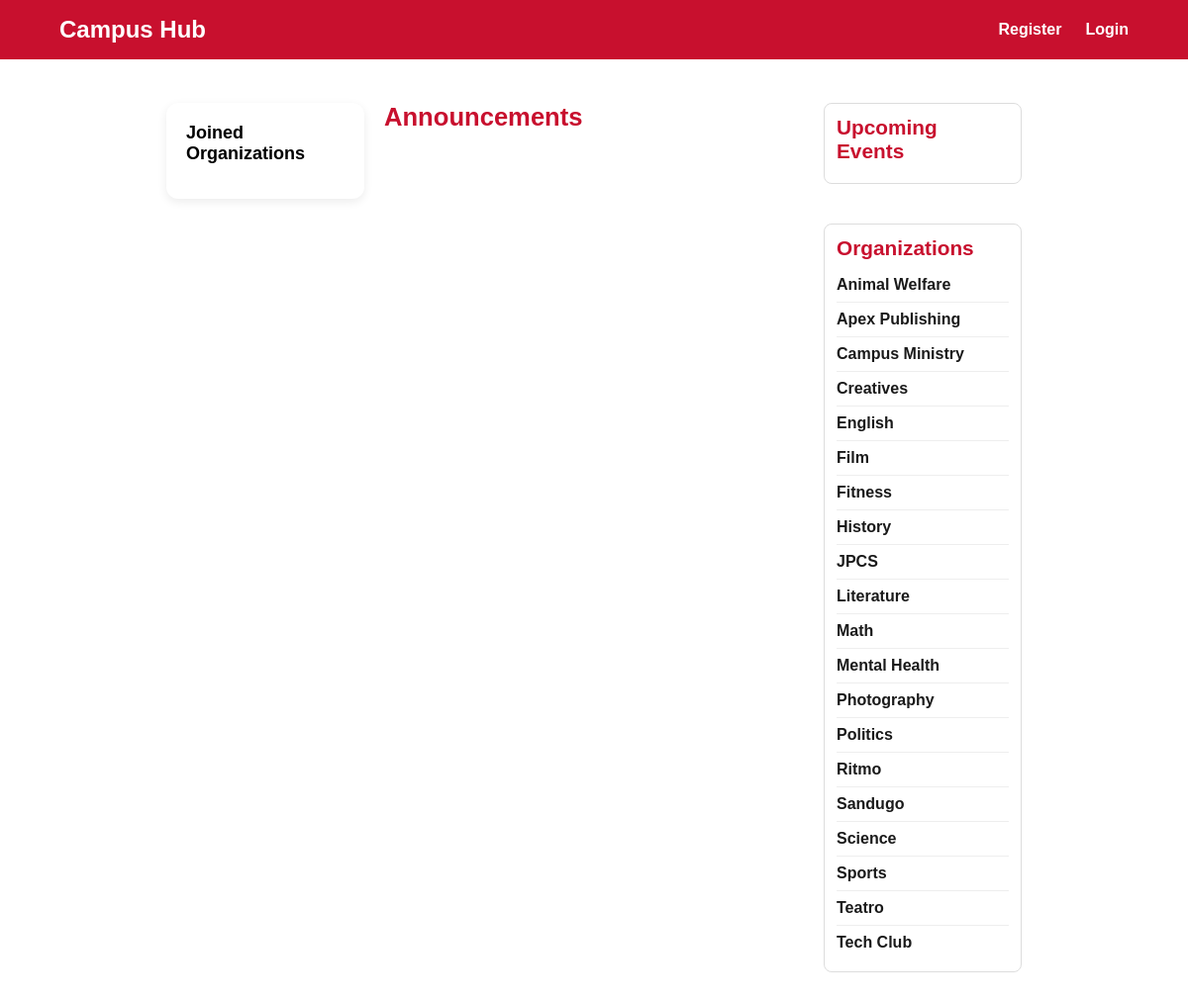
The page / on the database its author committed.
### app/models.py (models this page shows, shortened)
class Organization(db.Model):
    __tablename__ = 'organizations'
    OrgID = db.Column(db.Integer, primary_key=True)
    OrgName = db.Column(db.String(120), nullable=False, unique=True)
    Description = db.Column(db.Text)
    created_at = db.Column(db.DateTime, default=datetime.utcnow)
    updated_at = db.Column(db.DateTime, default=datetime.utcnow, onupdate=datetime.utcnow)
    memberships = db.relationship('Membership', back_populates='organization', cascade='all, delete-orphan')
    announcements = db.relationship('Announcement', back_populates='organization', cascade='all, delete-orphan')
    events = db.relationship('Event', back_populates='organization', cascade='all, delete-orphan')

### app/routes/web_routes.py (the view)
@web_bp.route('/')
def home():
    try:
        orgs = OrgService.search_orgs()
        return render_template('home.html', orgs=orgs)
    except AppError as e:
        return render_template('home.html', error=e.message)

### app/services/org_service.py (called while the page is built)
    @staticmethod
    def search_orgs():
        try:
            return Organization.query.order_by(Organization.OrgName).all()
        except SQLAlchemyError as e:
            raise AppError(f"Database error fetching organizations: {str(e)}", code="DB_ERROR", http_status=500)

### app/templates/home.html (shortened to what this page needs)
{% extends 'base.html' %}
{% block content %}
<div class="home-layout">
    <aside class="left-sidebar">
        <h3>Joined Organizations</h3>
    </aside>
<main class="feed">
    <h2 class="section-title">Announcements</h2>
</main>
    <aside class="sidebar">
        <div class="sidebar-box">
            <h3 class="sidebar-title">Upcoming Events</h3>
        </div>
        <div class="sidebar-box" style="margin-top: 20px;">
            <h3 class="sidebar-title">Organizations</h3>
            {% for org in orgs %}
            <div class="event-item">
                <a class="event-link" href="{{ url_for('web.org_detail', org_id=org.OrgID) }}">
                    {{ org.OrgName }}
                </a>
            </div>
            {% endfor %}
        </div>
    </aside>
</div>
{% endblock %}

### app/templates/base.html (shortened to what this page needs)
<!DOCTYPE html>
<html lang="en">
<head>
    <link rel="stylesheet" href="{{ url_for('static', filename='styles.css') }}">
</head>
<body id="pageBody">
<nav class="navbar">
    <div class="nav-left">
        <a href="{{ url_for('web.home') }}" class="brand">Campus Hub</a>
    </div>
    <div class="nav-right">
        {% if session.get('user_id') %}
            <a href="{{ url_for('web.create_org') }}" class="nav-link">Create Organization</a>
            <a href="{{ url_for('web.logout') }}" class="nav-link">Logout</a>
        {% else %}
            <a href="{{ url_for('web.register') }}" class="nav-link">Register</a>
            <a href="{{ url_for('web.login') }}" class="nav-link">Login</a>
        {% endif %}
    </div>
</nav>
<div class="main-content">
    {% block content %}{% endblock %}
</div>
</body>
</html>

### app/static/styles.css (style rules this page uses)
* { margin: 0; padding: 0; box-sizing: border-box; }
html, body { overflow-x: hidden; width: 100%; font-family: Arial, sans-serif; font-size: 1rem; }
:root { --primary-color: #c8102e; --secondary-color: #ffffff; --bg-color: #ffffff; --text-color: #000000; }
body { background-color: var(--bg-color); color: var(--text-color); transition: background 0.3s, color 0.3s; }
.navbar { width: 100%; background-color: var(--primary-color); padding: 2vh 5vw; display: flex; justify-content: space-between; align-items: center; }
.nav-left, .nav-right { display: flex; align-items: center; gap: 2vw; }
.brand { font-size: 1.5rem; color: white; font-weight: bold; text-decoration: none; }
.nav-link { color: white; text-decoration: none; font-weight: bold; transition: opacity 0.2s; }
.main-content { padding: 3vh 5vw; max-width: 90vw; margin: auto; display: flex; justify-content: center; align-items: start; min-height: 100vh; }
.home-layout { display: grid; grid-template-columns: 260px 1fr 300px; gap: 20px; width: 90%; max-width: 1400px; margin: 20px auto; }
.left-sidebar { background: #ffffff; border-radius: 12px; padding: 20px; box-shadow: 0 3px 10px rgba(0,0,0,0.08); height: fit-content; transition: transform 0.2s, box-shadow 0.2s; }
.left-sidebar h3 { font-size: 18px; margin-bottom: 15px; font-weight: 600; }
.feed .section-title { margin-bottom: 1.5vh; font-size: 1.6rem; font-weight: bold; color: var(--primary-color); }
.sidebar { display: flex; flex-direction: column; gap: 20px; position: sticky; top: 20px; }
.sidebar-box { background: #ffffff; border: 1px solid #ddd; border-radius: 8px; padding: 1.5vh 1vw; transition: transform 0.2s, box-shadow 0.2s; }
.sidebar-title { font-size: 1.3rem; font-weight: bold; margin-bottom: 1vh; color: var(--primary-color); }
.event-item { padding: 1vh 0; border-bottom: 1px solid #eee; transition: background 0.2s, transform 0.2s; }
.event-item:last-child { border-bottom: none; }
.event-link { text-decoration: none; color: #1a1a1a; font-weight: bold; }
@media (max-width: 1200px) { .home-layout { grid-template-columns: 200px 1fr 200px; } }

### rows shown on the page
Organization: OrgName "Animal Welfare"
Organization: OrgName "Apex Publishing"
Organization: OrgName "Campus Ministry"
Organization: OrgName "Creatives"
Organization: OrgName "English"
Organization: OrgName "Film"
Organization: OrgName "Fitness"
Organization: OrgName "History"
Organization: OrgName "JPCS"
Organization: OrgName "Literature"
Organization: OrgName "Math"
Organization: OrgName "Mental Health"
Organization: OrgName "Photography"
Organization: OrgName "Politics"
Organization: OrgName "Ritmo"
Organization: OrgName "Sandugo"
Organization: OrgName "Science"
Organization: OrgName "Sports"
Organization: OrgName "Teatro"
Organization: OrgName "Tech Club"
